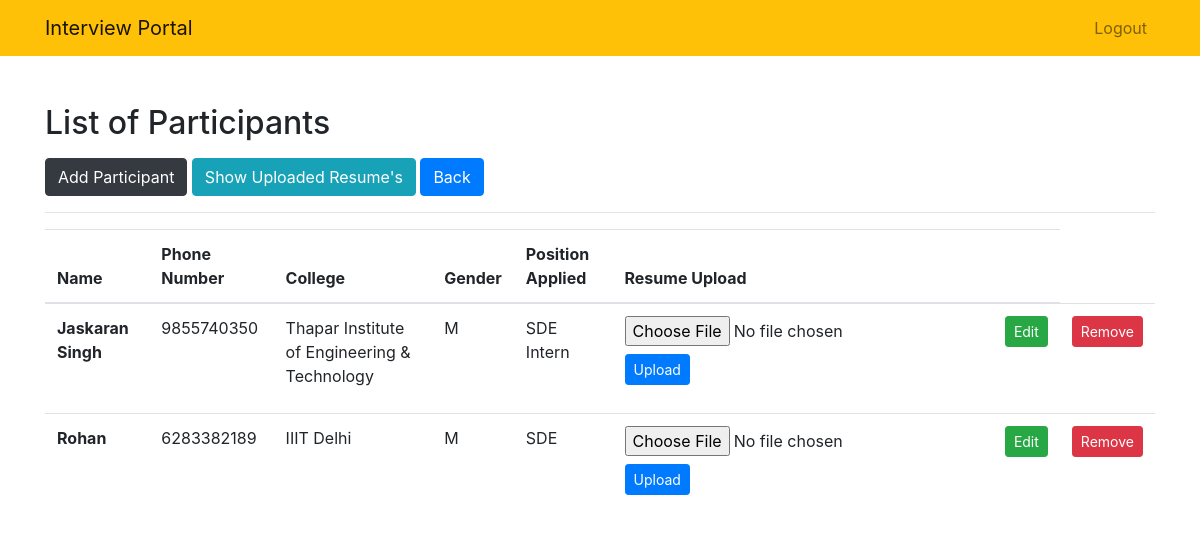
The app's page /participants/ (signed in), older data.
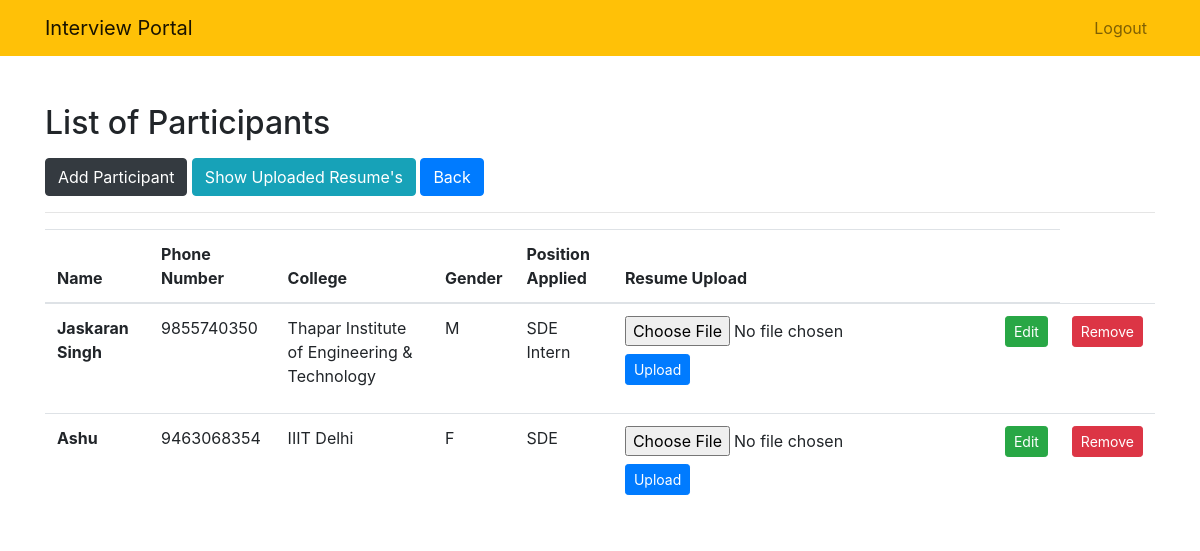
The same page, newer data.
### Interviews/models.py (models this page shows)
class Participant(models.Model):
    name = models.CharField(max_length = 40)
    phone_number = models.CharField(max_length = 40)
    college = models.CharField(max_length = 100, blank=True, null=True)
    gender = models.CharField(max_length=1, choices=(
        ('M', 'Male'),
        ('F', 'Female'),
    ))
    email = models.CharField(max_length=40, null = True)
    position_applied = models.CharField(max_length = 30, blank = True, null = True)
    resume = models.FileField(null=True)
    created_at = models.DateTimeField(default=timezone.now, editable=False)

### Interviews/views.py (the view)
# urls.py: path('participants/', views.list_participants, name='listings_par'),
@login_required
def list_participants(request):
    participants = Participant.objects.all()
    return render(request , 'interviews/listings_par.html', { 'participants': participants } )

### Interviews/templates/interviews/listings_par.html (shortened to what this page needs)
{% extends "interviews/base.html" %}
{% block content %}
<div class="row mt-5">
    <div class="col-md-5">
        <h2>List of Participants</h2>
    </div>
</div>
<div class="row mt-2">
    <div class="col-md-5">
        <a href = "{% url 'create_participant'%}"><button type="button" class="btn btn-dark">Add Participant</button></a>
        <a href = "{% url 'list_resume' %}"><button type="button" class="btn btn-info">Show Uploaded Resume's</button></a>
        <a href = "{% url 'get_interviews'%}"><button type="button" class="btn btn-primary">Back</button></a>
    </div>
</div>
<hr>
{% if participants %}
<table class="table">
    <thead>
    <tr>
        <th scope="col">Name</th>
        <th scope="col">Phone Number</th>
        <th scope="col">College</th>
        <th scope="col">Gender</th>
        <th scope="col">Position Applied</th>
        <th scope="col">Resume Upload</th>
        <th scope="col"></th>
    </tr>
    </thead>
    <tbody>
 {% for participant in participants %}
        <tr>
            <th scope="row">{{participant.name}}</th>
            <td>{{participant.phone_number}}</td>
            <td>{{participant.college}}</td>
            <td>{{participant.gender}}</td>
            <td>{{participant.position_applied}}</td>
            <td>
                {% if participant.resume %}
                    <h6>Resume Added</h6>
                {% else %}
                    <form method="POST" action="{% url 'upload_resume' participant.name %}" enctype="multipart/form-data">
                    <div class="form-group">
                        <input type = file required name="resumefile">
                        <button type="submit" class="btn btn-primary btn-sm mt-2">Upload</button>
                    </div>
                    </form>
                {% endif %}
            </td>
            <td><a href = "{% url 'edit_participant' participant.id %}"><button type="button" class="btn btn-success btn-sm">Edit</button></a></td>
            <td><a href = "{% url 'delete_participant' participant.id %}"><button type="button" class="btn btn-danger btn-sm">Remove</button></a></td>
        </tr>
{% endfor %}
    </tbody>
</table>
{% else %}
<h6>No Participants Added</h6>
{% endif %}
{% endblock %}

Row changes from the older to the newer data that the page shows:
removed Participant: name "Rohan", phone_number "6283382189", college "IIIT Delhi", gender "M", position_applied "SDE"
added Participant: name "Ashu", phone_number "9463068354", college "IIIT Delhi", gender "F", position_applied "SDE"
